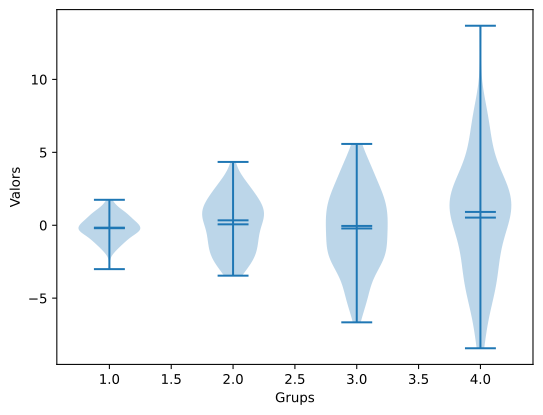

Write the Python code that produced this figure.
import matplotlib.pyplot as plt
import numpy as np

dades = [np.random.normal(0, std, 100) for std in range(1, 5)]

plt.violinplot(dades, showmeans=True, showmedians=True)
plt.xlabel("Grups")
plt.ylabel("Valors")
plt.savefig("p9.svg", bbox_inches="tight")
